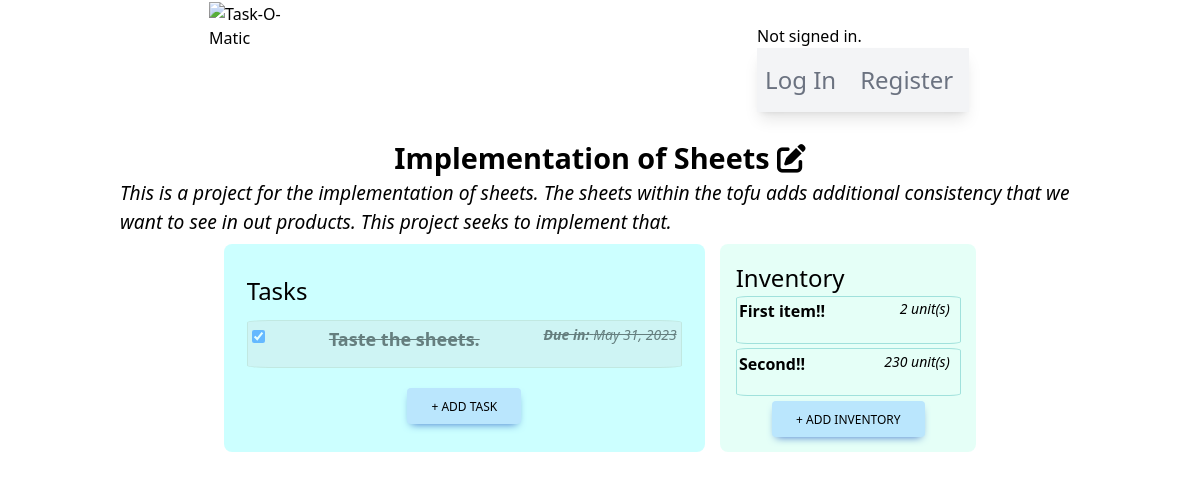
/project/3/, run on an earlier commit of the app's database.
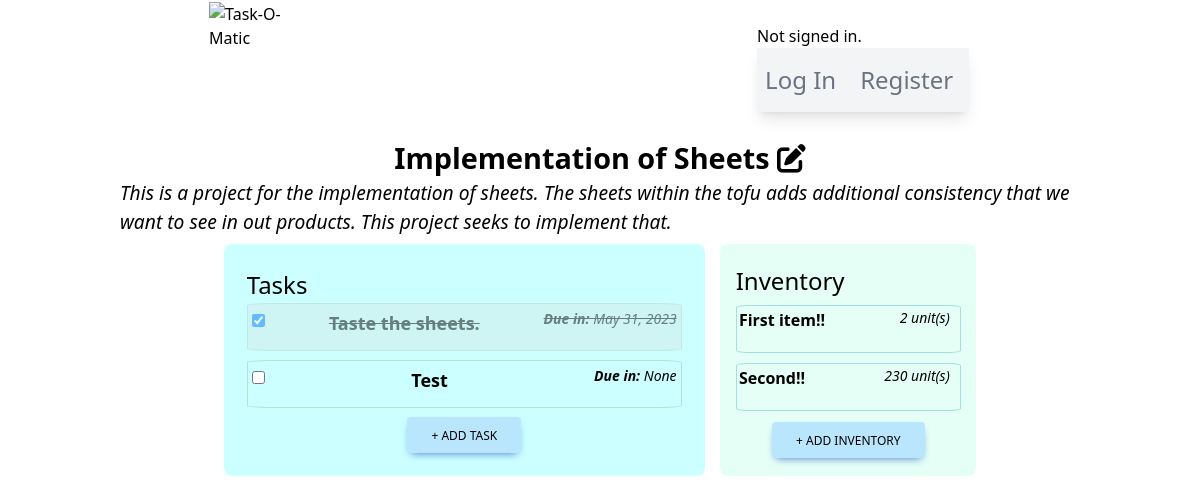
And on a later commit of the database.
### taskomatic/models.py (models this page shows, shortened)
class Project(models.Model):
    user = models.ForeignKey(User, on_delete=models.CASCADE)
    owner = models.CharField(max_length=80)
    projectName = models.CharField(max_length=160)
    projectDescription = models.CharField(max_length=350)
    hasDeadline = models.BooleanField(default=False)
    hasInventory = models.BooleanField(default=False)
    hasTasks = models.BooleanField(default=False)
    creationDate = models.DateField(null=True, blank=True)
    deadlineDate = models.DateField(null=True, blank=True)

class Tasks(models.Model):
    PRIORITY_LEVELS = [tuple([x,x]) for x in range(1,11)]
    projectId = models.ForeignKey(Project, on_delete=models.CASCADE)
    taskCreator = models.CharField(max_length=80)
    taskName = models.CharField(max_length=160)
    taskDescription = models.CharField(max_length=350)
    taskCompletion = models.BooleanField(default=False)
    taskDeadline = models.DateField(null=True, blank=True)
    taskImportance = models.PositiveIntegerField(default=PRIORITY_LEVELS[0], choices=PRIORITY_LEVELS, validators=[MinValueValidator(1), MaxValueValidator(10)])
    taskLimitAlert = models.DateField(null=True, blank=True)
    taskCreationDate = models.DateField(null=True, blank=True)

class Inventory(models.Model):
    UNITS_CATEGORIES = [
        ('UNIT', 'unit(s)'),
        ('%', 'percent'),
        ('KG', 'kilogram(s)'),
        ('CM', 'centimeter(s)')
    ]
    projectId = models.ForeignKey(Project, on_delete=models.CASCADE)
    itemName = models.CharField(max_length=160)
    itemDescription = models.CharField(max_length=350)
    itemQty = models.PositiveIntegerField(default=0, validators=[MinValueValidator(0)])
    itemUnit = models.CharField(max_length=20, choices=UNITS_CATEGORIES, default=UNITS_CATEGORIES[0][0])
    itemLimitAlert = models.IntegerField(null=True, blank=True)

### taskomatic/views.py (the view)
# urls.py: path("project/<str:pk>/", views.project_view, name="projectPage"),
def project_view(request, pk):
    project = Project.objects.filter(id=pk)
    tasks = Tasks.objects.filter(projectId = pk)
    inventory = Inventory.objects.filter(projectId = pk)
    taskForms = []
    for task in tasks:
        taskFormInstance = CompletionTaskForm(instance=task, task_id=task.id)
        taskForms.append(taskFormInstance)
    return render(request, "taskomatic/projectPage.html", {
        'project': project,
        'tasks': tasks,
        'inventory': inventory,
        'taskForm': TaskForm(),
        'taskForms': taskForms,
        'inventoryForm': InventoryForm()
    })

### taskomatic/forms.py
class TaskForm(ModelForm):
    class Meta:
        model = Tasks
        fields = "__all__"
        widgets = {
            "projectId": HiddenInput(),
            "taskCreator": HiddenInput(),
            "taskName": TextInput(attrs={
            'class': "max-w-lg rounded border px-3 py-[0.32rem] mb-1 ml-2",
            'id': 'addTaskModalFormTitle',
            'placeholder': "Project Title"
            }),
            "taskDescription": Textarea(attrs={
            'class': 'rounded border px-3 py-[0.32rem] m-2',
            'id': 'addTaskModalFormDescription',
            'rows': "6",
            'placeholder': "Task details"
            }),
            'taskDeadline': DateInput(attrs=dict(type='date')),
            'taskLimitAlert': DateInput(attrs=dict(type='date')),
        }

### taskomatic/templates/taskomatic/projectPage.html (shortened to what this page needs)
{% extends "./layout.html" %}
{% load static %}
{% block body %}
<div id="projectPageMainContainer">
    {% for item in project %}
    <h2>
        {{ item.projectName }}
        <form style="display: inline-block;" method="POST" action="{% url 'editProject' %}" name="editForm">
            <i id="editIcon" class="fa-solid fa-pen-to-square cursor-pointer"></i>
        </form>
    </h2>
    <p class="descriptiveParagraph">{{ item.projectDescription }}</p>
    <div id="tasksAndInventorySection">
        <span id="tasksContainer">
            <h3>Tasks</h3>
            {% if item.hasTasks %}
                {% if tasks %}
                    {% for task in tasks %}
            <div class="taskInstancesContainer" id="taskInstancesContainer{{ task.id }}">
                <form method="POST" action="{% url 'handleTasks' 'complete' %}" name="completeTaskForm{{ task.id }}" id="{{ task.id }}">
                    {% for form in taskForms %}
                        {% if form.instance.id == task.id %}
                            {{ form.taskCompletion }}
                        {% endif %}
                    {% endfor %}
                </form>
                <span class="inline-block font-bold text-lg">{{ task.taskName }}</span>
                <span class="inline-block font-medium italic text-sm"><b>Due in:</b> {{ task.taskDeadline }}</span>
            </div>
                    {% endfor %}
            <button type="button" class="addTaskButton inline-block rounded bg-sky-200 px-6 pb-2 pt-2.5 text-xs font-medium uppercase leading-normal
            text-black shadow-[0_4px_9px_-4px_#3b71ca] transition duration-150 ease-in-out hover:bg-sky-300 max-w-s self-center">
                + Add Task
            </button>
                {% endif %}
            {% else %}
            <p>Tasks are <b>disabled</b> of this project.</p>
            <p>Request project owner to enable this functionality.</p>
            {% endif %}
        </span>
        <span id="inventoryContainer">
            <h3>Inventory</h3>
            {% if item.hasInventory %}
                {% if inventory %}
                    {% for inventoryItem in inventory %}
            <div class="inventoryInstancesContainer">
                <span class="inline-block font-bold">{{ inventoryItem.itemName }}</span>
                <span class="inline-block font-medium italic text-sm mr-2">{{inventoryItem.itemQty}} {{inventoryItem.get_itemUnit_display}}</span>
            </div>
                    {% endfor %}
            <button type="button" class="addInventoryButton inline-block rounded bg-sky-200 px-6 pb-2 pt-2.5 text-xs font-medium uppercase leading-normal
            text-black shadow-[0_4px_9px_-4px_#3b71ca] transition duration-150 ease-in-out hover:bg-sky-300 max-w-s self-center">
                + Add Inventory
            </button>
                {% endif %}
            {% else %}
            <p>Inventory is <b>disabled</b> of this project.</p>
            <p>Request project owner to enable this functionality.</p>
            {% endif %}
        </span>
    </div>
    {% endfor %}
</div>
{% endblock %}

What changed in the data, as far as the page shows it:
added Tasks: taskName "Test", taskDeadline "None"
